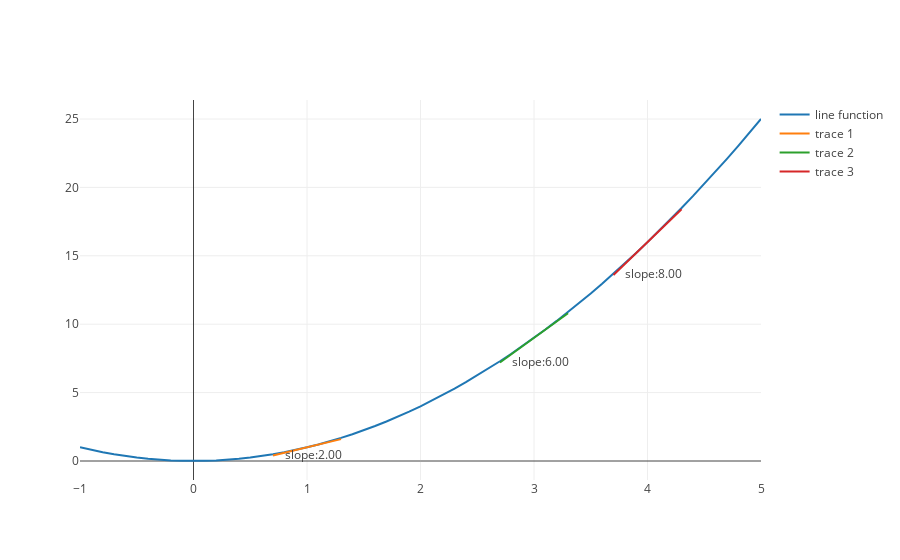

Here is the notebook cell this chart was saved with:
### Markdown cell above
In this section, we have learned how to think about taking the partial derivative of a function.  For the partial derivative, we say we are taking the derivative with respect to a variable.  So for example, we can say for the function $f(x, y)$, take the partial derivative with respect to the variable $x$.  This means we are assessing the output after nudging in the $x$ direction, and we can express this as $\frac{\delta f}{\delta x} $.  Our rule for taking the partial derivative is to treat the variables that we are not taking the derivative with respect to as constants.  Which makes sense, because at the time that we are taking the derivative by making our "nudge" the only variable that is changing is the variable we are taking the derivative with respect to.

### Code cell
from plotly import tools
from plotly.offline import iplot, init_notebook_mode
from graph import line_function_data, line_function_trace, line_function_data, plot, build_tangent_line
init_notebook_mode(connected=True)

def x_squared(x):
    return x**2

tangent_at_one = build_tangent_line(x_squared, 1, .3, .001)
tangent_at_three = build_tangent_line(x_squared, 3, .3, .001)
tangent_at_four = build_tangent_line(x_squared, 4, .3, .001)

x_range = list(range(-10, 51))
x_range_scaled = list(map(lambda x: x/10, x_range))
x_squared_trace = line_function_trace(x_squared, x_range_scaled)
plot([x_squared_trace, tangent_at_one, tangent_at_three, tangent_at_four])

### Figure 1 — Plotly figure (JSON) as saved in the notebook; plotly's stock layout.template omitted (floating-point values rounded to 4 significant figures)
{"data": [{"mode": "line", "name": "line function", "x": [-1, -0.9, -0.8, -0.7, -0.6, -0.5, -0.4, -0.3, -0.2, -0.1, 0, 0.1, 0.2, 0.3, 0.4, 0.5, 0.6, 0.7, 0.8, 0.9, 1, 1.1, 1.2, 1.3, 1.4, 1.5, 1.6, 1.7, 1.8, 1.9, 2, 2.1, 2.2, 2.3, 2.4, 2.5, 2.6, 2.7, 2.8, 2.9, 3, 3.1, 3.2, 3.3, 3.4, 3.5, 3.6, 3.7, 3.8, 3.9, 4, 4.1, 4.2, 4.3, 4.4, 4.5, 4.6, 4.7, 4.8, 4.9, 5], "y": [1, 0.81, 0.64, 0.49, 0.36, 0.25, 0.16, 0.09, 0.04, 0.01, 0, 0.01, 0.04, 0.09, 0.16, 0.25, 0.36, 0.49, 0.64, 0.81, 1, 1.21, 1.44, 1.69, 1.96, 2.25, 2.56, 2.89, 3.24, 3.61, 4, 4.41, 4.84, 5.29, 5.76, 6.25, 6.76, 7.29, 7.84, 8.41, 9, 9.61, 10.24, 10.89, 11.56, 12.25, 12.96, 13.69, 14.44, 15.21, 16, 16.81, 17.64, 18.49, 19.36, 20.25, 21.16, 22.09, 23.04, 24.01, 25]}, {"mode": "lines+text", "text": ["    slope:2.00"], "textposition": "right", "x": [0.7, 1, 1.3], "y": [0.3997, 1, 1.6]}, {"mode": "lines+text", "text": ["    slope:6.00"], "textposition": "right", "x": [2.7, 3, 3.3], "y": [7.2, 9, 10.8]}, {"mode": "lines+text", "text": ["    slope:8.00"], "textposition": "right", "x": [3.7, 4, 4.3], "y": [13.6, 16, 18.4]}], "layout": {}}
